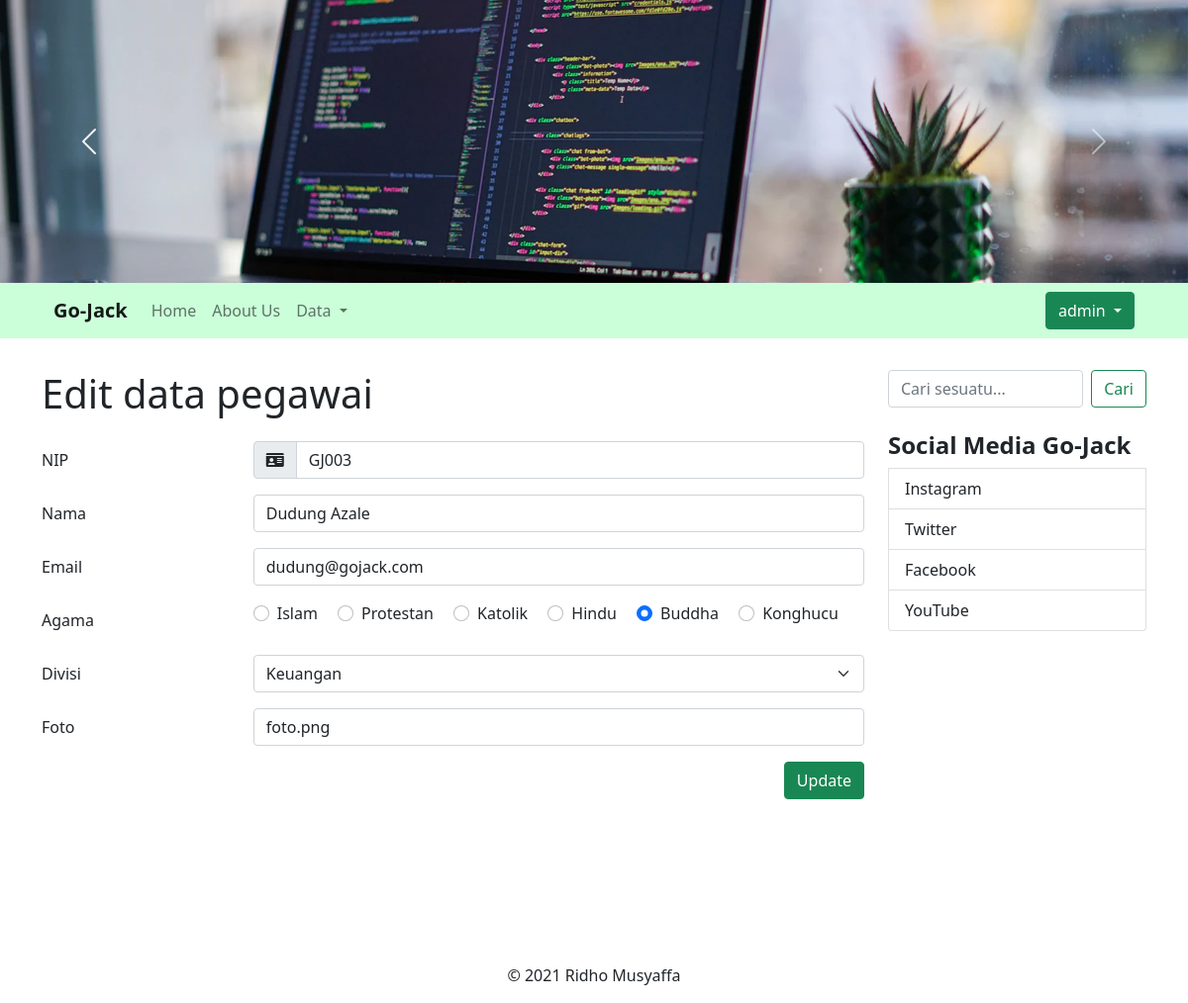
The page /index.php?hal=edit-data&id=16 (signed in) on the database its author committed.
### tables this page shows
CREATE TABLE `pegawai` (
  `id` int(11) NOT NULL,
  `nip` varchar(5) NOT NULL,
  `nama` varchar(50) NOT NULL,
  `email` varchar(50) NOT NULL,
  `agama` enum('Islam','Protestan','Katolik','Hindu','Buddha','Konghucu') NOT NULL,
  `iddivisi` int(11) NOT NULL,
  `foto` varchar(50) NOT NULL
);

CREATE TABLE `divisi` (
  `id` int(11) NOT NULL,
  `nama` varchar(50) NOT NULL
);

### koneksi.php (called while the page is built, shortened)
<?php
class Db {
    protected $servername = "localhost";
    protected $username = "root";
    protected $password = "";
    public function __construct() {
        try {
            $this->conn = new PDO("mysql:host=$this->servername;dbname=dbpegawai",$this->username, $this->password);
        } catch (PDOException $e) {
            echo "Connection failed: ", $e->getMessage();
        }
    }
}

### models/Pegawai.php (called while the page is built, shortened)
<?php
class Pegawai extends Db {
    public function getPegawai($id){
        $stmt = $this->conn->prepare("SELECT Pegawai.*, Divisi.id as divisiId, Divisi.nama as namaDivisi FROM Pegawai INNER JOIN Divisi ON Pegawai.iddivisi = Divisi.id WHERE Pegawai.id = :id");
        $stmt->bindParam(':id', $id);
        $stmt->execute();
        $stmt->setFetchMode(PDO::FETCH_ASSOC);
        return $stmt->fetch();
    }
}

### pages/formEditPegawai.php (the view, shortened to what this page needs)
<?php
    require 'koneksi.php';
    require 'models/Pegawai.php';
    $namaAgama = ['Islam','Protestan','Katolik','Hindu','Buddha','Konghucu'];
    $pegawai = new Pegawai();
    $data = $pegawai->getPegawai($_GET['id']);
?>
<h1 class="mb-4">Edit data pegawai</h1>
<form action="controllers/pegawaiController.php" method="POST">
    <div class="mb-3 row">
        <label for="nip" class="col-sm-3 col-form-label">NIP</label>
        <div class="col-sm-9">
            <div class="input-group flex-nowrap">
                <span class="input-group-text" id="addon-wrapping">
                    <i class="fas fa-id-card"></i>
                </span>
                <input type="text" name="nip" class="form-control" aria-describedby="addon-wrapping" value="<?=$data['nip']?>" >
            </div>
        </div>
    </div>
    <div class="mb-3 row">
        <label for="nama" class="col-sm-3 col-form-label">Nama</label>
        <div class="col-sm-9">
            <input type="text" name="nama" class="form-control" id="inputNama" value="<?=$data['nama']?>">
        </div>
    </div>
    <div class="mb-3 row">
        <label for="email" class="col-sm-3 col-form-label">Email</label>
        <div class="col-sm-9">
            <input type="email" name="email" class="form-control" id="inputEmail" value="<?=$data['email']?>">
        </div>
    </div>
    <div class="mb-3 row">
        <label for="agama" class="col-sm-3 col-form-label">Agama</label>
        <div class="col-sm-9">
            <?php foreach ($namaAgama as $agama): ?>
            <div class="form-check form-check-inline">
                <input class="form-check-input" type="radio" name="agama" value="<?=$agama?>" <?=($data['agama'] == $agama) ? 'checked': ''?>>
                <label class="form-check-label" ><?=$agama?></label>
            </div>
            <?php endforeach; ?>
        </div>
    </div>
    <div class="mb-3 row">
        <label for="divisi" class="col-sm-3 col-form-label">Divisi</label>
        <div class="col-sm-9">
            <select class="form-select" aria-label="Default select example" name="divisi">
                <option value="2" <?=($data['divisiId'] == 2) ? 'selected': ''?>>Keuangan</option>
            </select>
        </div>
    </div>
    <div class="mb-3 row">
        <label for="foto" class="col-sm-3 col-form-label">Foto</label>
        <div class="col-sm-9">
            <input type="text" name="foto" class="form-control" id="foto" value="<?=$data['foto']?>">
        </div>
    </div>
    <div class="d-flex justify-content-end">
        <input type="submit" value="Update" name="update" class="btn btn-success">
    </div>
</form>

### pages/kode_atas.php (style rules this page uses)
body { overflow-x: hidden; }

### rows shown on the page
pegawai: nip "GJ003", nama "Dudung Azale", email "dudung@gojack.com", agama "☑", foto "foto.png"
divisi: divisi "Keuangan"

### other values the page prints
$_SESSION['MEMBER']['fullname'] "admin"
$agama "Islam"
$agama "Protestan"
$agama "Katolik"
$agama "Hindu"
$agama "Buddha"
$agama "Konghucu"
